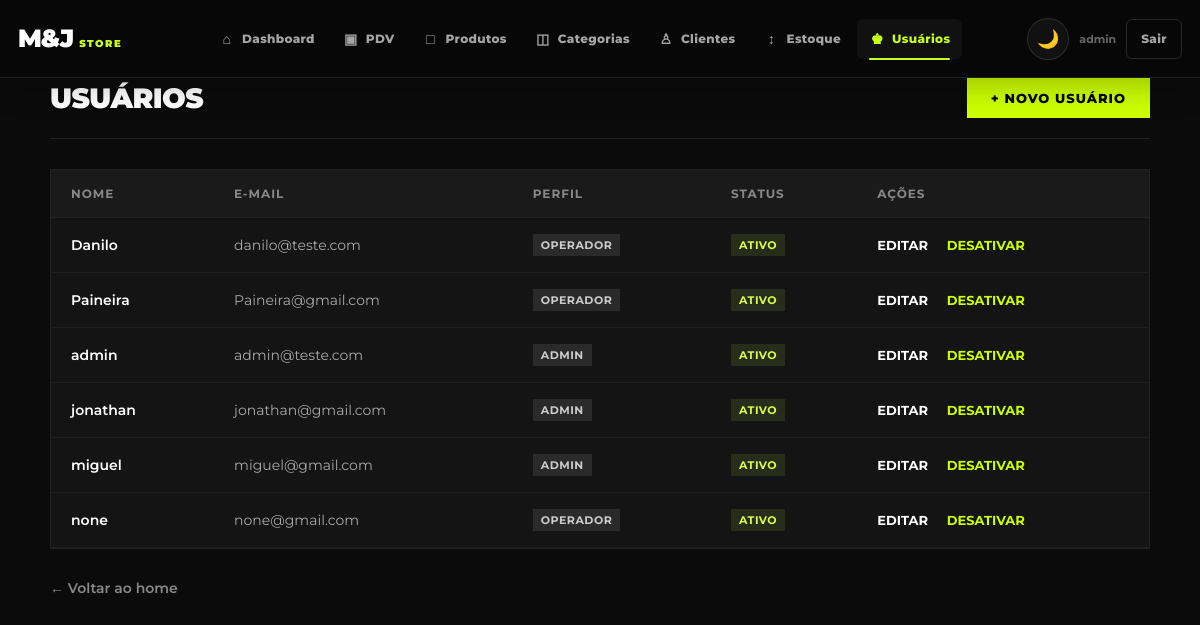
/usuarios/ (signed in), run on the app's committed database.
### app/models/usuarios.py (models this page shows)
class Usuario(Base):
    __tablename__ = "usuarios"
    id = Column(Integer, primary_key=True, autoincrement=True)
    nome = Column(String(100), nullable=False)
    email = Column(String(150), unique=True, nullable=False)
    senha_hash = Column(String(255), nullable=False)
    role = Column(String(20), nullable=False, default="operador")
    ativo = Column(Boolean, default=True)
    criando_em = Column(DateTime, server_default=func.now())

### app/controllers/usuario_controller.py (the view)
@router.get("/")
def listar_usuarios(
    request: Request,
    db: Session = Depends(get_db),
    admin = Depends(get_admin)  # bloqueia quem não é admin
):
    usuarios = db.query(Usuario).order_by(Usuario.nome).all()
    return templates.TemplateResponse(
        request=request,
        name="usuarios/index.html",
        context={
            "usuario": admin,     # dados de quem está logado (para navbar)
            "usuarios": usuarios  # lista para exibir na tabela
        }
    )

### app/templates/usuarios/index.html (shortened to what this page needs)
<html lang="pt-br">
<head>
    <link rel="stylesheet" href="/static/css/navbar.css">
</head>
<body>
    {% include "shared/navbar.html" %}
    <div class="container">
        <div class="header-painel">
            <h1>Usuários</h1>
            <a href="/usuarios/novo" class="btn-novo">+ Novo usuário</a>
        </div>
        <div class="table-responsive">
            <table>
                <thead>
                    <tr>
                        <th>Nome</th>
                        <th>E-mail</th>
                        <th>Perfil</th>
                        <th>Status</th>
                        <th>Ações</th>
                    </tr>
                </thead>
                <tbody>
                    {% for u in usuarios %}
                    <tr>
                        <td style="font-weight: 600;">{{ u.nome }}</td>
                        <td style="color: #aaa;">{{ u.email }}</td>
                        <td><span class="badge">{{ u.role }}</span></td>
                        <td>
                            {% if u.ativo %}
                                <span class="badge active">Ativo</span>
                            {% else %}
                                <span class="badge inactive">Inativo</span>
                            {% endif %}
                        </td>
                        <td>
                            <a href="/usuarios/{{ u.id }}/editar" class="btn-editar">Editar</a>
                            <form action="/usuarios/{{ u.id }}/toggle-ativo" method="post" style="display:inline">
                                <button type="submit" class="btn-toggle">
                                    {% if u.ativo %}
                                        Desativar
                                    {% else %}
                                        Ativar
                                    {% endif %}
                                </button>
                            </form>
                        </td>
                    </tr>
                    {% else %}
                    <tr>
                        <td colspan="5" style="text-align: center; color: #888;">Nenhum usuário cadastrado.</td>
                    </tr>
                    {% endfor %}
                    </tbody>
            </table>
        </div>
        <p><a href="/" class="btn-voltar">← Voltar ao home</a></p>
    </div>
</body>
</html>

### app/static/css/navbar.css (style rules this page uses)
:root { --navbar-bg: #080808; --navbar-border: #202020; --navbar-text: #a5a5a5; --navbar-hover: #ffffff; --navbar-neon: #c8ff1a; }
body { padding-top: 78px !important; }

### app/templates/usuarios/index.html (style rules this page uses)
* { margin: 0; padding: 0; box-sizing: border-box; font-family: 'Montserrat', sans-serif; }
body { background-color: #0b0b0b; color: #ffffff; min-height: 100vh; padding: 40px 20px; }
.container { max-width: 1100px; margin: 0 auto; }
.header-painel { display: flex; justify-content: space-between; align-items: center; margin-bottom: 30px; border-bottom: 1px solid #222; padding-bottom: 20px; }
h1 { font-size: 28px; font-weight: 900; text-transform: uppercase; letter-spacing: -0.5px; }
.btn-novo { display: inline-block; background-color: #ccff00; color: #000000; text-decoration: none; padding: 12px 24px; font-size: 13px; font-weight: 800; text-transform: uppercase; letter-spacing: 1px; transition: background-color 0.2s ease; }
.table-responsive { width: 100%; overflow-x: auto; background-color: #141414; border: 1px solid #222; margin-bottom: 30px; }
table { width: 100%; border-collapse: collapse; text-align: left; }
th, td { padding: 16px 20px; font-size: 14px; }
th { background-color: #1a1a1a; color: #888; font-weight: 700; text-transform: uppercase; letter-spacing: 1px; font-size: 12px; border-bottom: 1px solid #222; }
tr { border-bottom: 1px solid #1f1f1f; transition: background-color 0.2s ease; }
.badge { display: inline-block; padding: 4px 8px; font-size: 11px; font-weight: 700; text-transform: uppercase; letter-spacing: 0.5px; background-color: #2a2a2a; color: #ccc; }
.badge.active { background-color: rgba(217, 255, 77, 0.1); color: #d9ff4d; }
.btn-editar { color: #ffffff; text-decoration: none; font-weight: 700; font-size: 13px; text-transform: uppercase; margin-right: 15px; border-bottom: 1px solid transparent; transition: all 0.2s; }
.btn-toggle { background: none; border: none; color: #ccff00; font-weight: 700; font-size: 13px; text-transform: uppercase; cursor: pointer; padding: 0; font-family: inherit; border-bottom: 1px solid transparent; transition: all 0.2s; }
.btn-voltar { display: inline-block; color: #888; text-decoration: none; font-size: 14px; font-weight: 600; transition: color 0.2s; }

### data on the page
Usuario: nome "Danilo", email "danilo@teste.com", role "OPERADOR", ativo "ATIVO"
Usuario: nome "Paineira", email "Paineira@gmail.com", role "OPERADOR", ativo "ATIVO"
Usuario: nome "admin", email "admin@teste.com", role "ADMIN", ativo "ATIVO"
Usuario: nome "jonathan", email "jonathan@gmail.com", role "ADMIN", ativo "ATIVO"
Usuario: nome "miguel", email "miguel@gmail.com", role "ADMIN", ativo "ATIVO"
Usuario: nome "none", email "none@gmail.com", role "OPERADOR", ativo "ATIVO"
